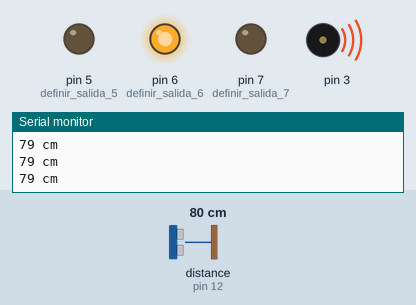
Recording of a sketch running on a simulated Arduino Uno, built with avr-gcc and run on an emulated ATmega328P. On the bench: output pins drawn as LEDs (lit = HIGH), buzzer (waves = sounding), the last lines printed to the serial monitor. Wiring (inferred from the names in the program): ultrasonic range finder: trigger pin 13; echo pin 12. The inputs (shaded band) are chosen by the test bench; at power-on: distance to the obstacle (sensor on pin 12) 80 cm. The echo pulse lasts 58.3 µs per cm; pins used as bus, display or sensor lines are not drawn.

Above: at 1.3 s.
1.4 s: distance to the obstacle (sensor on pin 12) set to 56 cm
3.2 s: distance to the obstacle (sensor on pin 12) set to 47 cm
At 4.7 s:
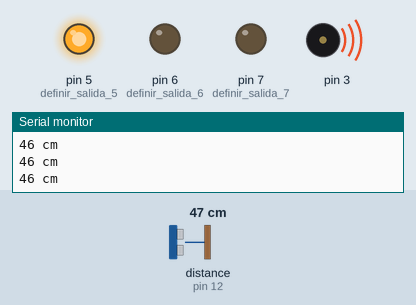
5.5 s: distance to the obstacle (sensor on pin 12) set to 120 cm
At 6.9 s:
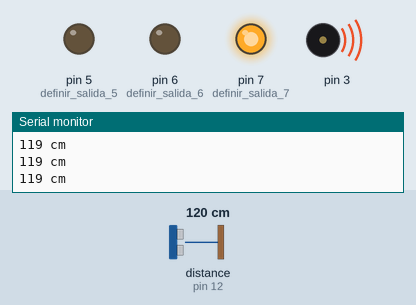
8.5 s: distance to the obstacle (sensor on pin 12) set to 103 cm
10.2 s: distance to the obstacle (sensor on pin 12) set to 95 cm
At 12.1 s:
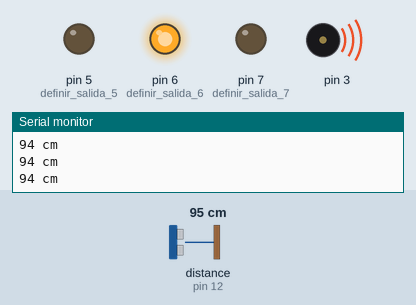
12.6 s: distance to the obstacle (sensor on pin 12) set to 2 cm
At 14.4 s:
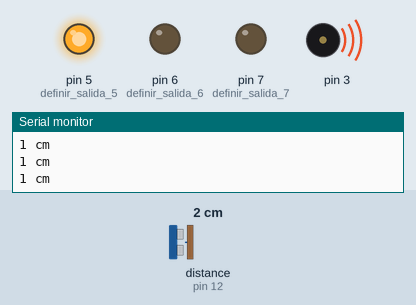
Timing chart, 0 to 15.6 s (numbered marks = the images above; inputs shaded):
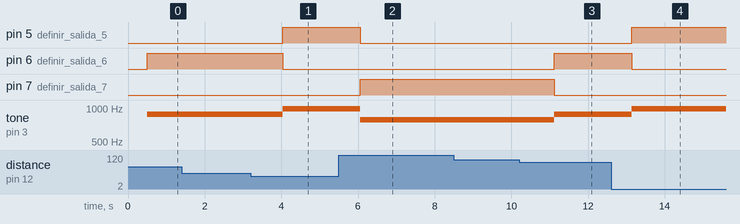

Measured:
- the behaviour switches between 51 and 50 cm on distance to the obstacle (sensor on pin 12) (found by bisection; images 0 and 1)
- the behaviour switches between 101 and 100 cm on distance to the obstacle (sensor on pin 12) (found by bisection; images 2 and 3)
- after the input at 3.2 s, pin 5 (definir_salida_5): LOW → HIGH after 0.84 s; pin 6 (definir_salida_6): HIGH → LOW after 0.84 s; tone on pin 3: 880 Hz → 988 Hz after 0.84 s
- after the input at 5.5 s, pin 5 (definir_salida_5): HIGH → LOW after 0.55 s; pin 7 (definir_salida_7): LOW → HIGH after 0.55 s; tone on pin 3: 988 Hz → 784 Hz after 0.55 s
- after the input at 10.2 s, pin 6 (definir_salida_6): LOW → HIGH after 0.93 s; pin 7 (definir_salida_7): HIGH → LOW after 0.93 s; tone on pin 3: 784 Hz → 880 Hz after 0.93 s
- after the input at 12.6 s, pin 5 (definir_salida_5): LOW → HIGH after 0.54 s; pin 6 (definir_salida_6): HIGH → LOW after 0.54 s; tone on pin 3: 880 Hz → 988 Hz after 0.54 s

The sketch:

P3.4_tinkercad_-_sensor_ultrasonico_3LEDs_zumbador.ino
```cpp
// C++ code
//
int trigger = 13; 	// en pin 12
int echo = 12;		// en pin 11

int duracion;		//lectura de tiempo entre salida del ultrasonido y llegada del eco
int distancia;		//variable que utilizaremos para almacenar la distancia en cm

void setup()
{
pinMode(trigger, OUTPUT); 	// trigger como salida
pinMode(echo, INPUT);		// echo como entrada
Serial.begin(9600);  		// inicializacion de comunicacion serial a 9600 bps
pinMode(7, OUTPUT);			// definir salida 7 = LED verde
pinMode(6, OUTPUT);			// definir salida 6 = LED amarillo
pinMode(5, OUTPUT);			// definir salida 5 = LED rojo

}

void loop()
{
digitalWrite(trigger, HIGH); 	// generacion del pulso a enviar
digitalWrite(trigger, LOW);		// del sensor
duracion = pulseIn(echo, HIGH);	// con funcion pulseIn se espera un pulso alto en Echo
distancia = duracion / 58.2;	// distancia medida en centímetros
Serial.print(distancia);		// envio de valor de distancia por monitor serial
Serial.println(" cm");			// envio de texto "cm" por monitor serial
delay(500);					// demora entre datos

  if (distancia >=100){			// Luz verde >1m
  digitalWrite(7, HIGH);		// Luz verde ON
  digitalWrite(6, LOW);			// Luz amarilla OFF
  digitalWrite(5, LOW);			// Luz rojo OFF
  tone(3, 784, 500); // play tone 67 (G5 = 784 Hz) [SOL]
  }
  else if ((distancia < 100 && distancia >=50)){	// Luz amarilla (<1-0.5m)
  digitalWrite(7, LOW);			// Luz verde OFF
  digitalWrite(6, HIGH);		// Luz amarilla ON
  digitalWrite(5, LOW);			// Luz rojo OFF
  tone(3, 880, 1000); // play tone 69 (A5 = 880 Hz) [LA]
  }
  else if ((distancia < 50)){	// Luz roja (<0.5m)
  digitalWrite(7, LOW);			// Luz verde OFF
  digitalWrite(6, LOW);			// Luz amarilla OFF
  digitalWrite(5, HIGH);		// Luz roja ON
  tone(3, 988, 2000); // play tone 71 (B5 = 988 Hz) [SI]
  }
}
```
